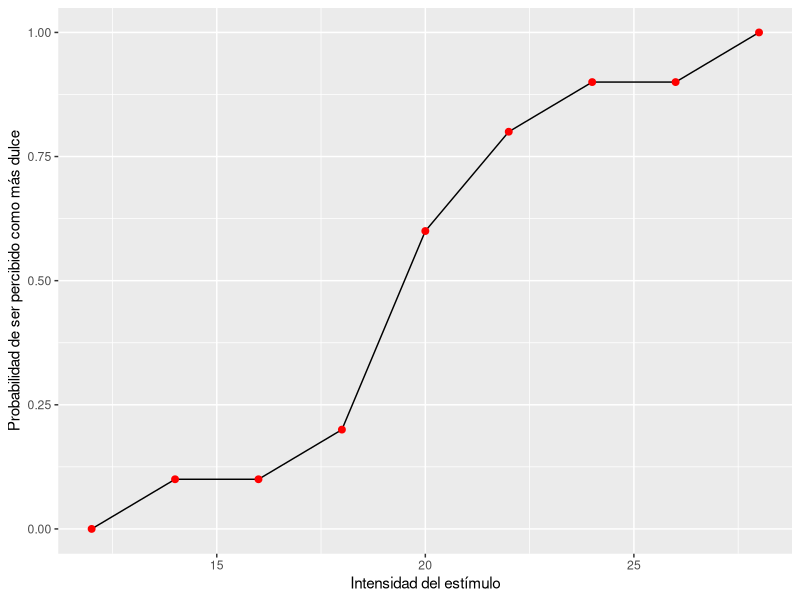

R code for this plot:
## ---- chunk 1
# Las librerías que necesitamos
libraries <- c("tidyverse","cowplot","quickpsy",
               "broom","knitr","circular")
knitr::opts_chunk$set(echo = F, warning = F)

# Cargamos las librerias que necesitamos, si no las tenemos, indicamos a R que las instale
invisible(
  lapply(
    libraries, function(x) {
      if(!require(x, character.only = T, quietly = T)) {
        install.packages(x)
        require(x, character.only = T, quietly = T)
      }
    }
  )
)
## ---- chunk 2
UD <- data_frame(I=seq(12,28,by=2),
               p_UD = c(0,0.1,0.1,0.2,0.6,0.8,0.9,0.9,1))

ggplot(UD,aes(I,p_UD)) + 
  geom_line() +
  geom_point(size = 2, color = "red") +
  labs(x = "Intensidad del estímulo", y = "Probabilidad de ser percibido como más dulce") 
## ---- chunk 3
logit_fun = function(p){
  return(log(p/(1-p)))
}


UD_summary_log <- UD %>%
  mutate(p_UD= ifelse(p_UD==0,0.01,ifelse(p_UD==1,0.99,p_UD))) %>%
  mutate(logit_p= logit_fun(p_UD))

knitr::kable(UD_summary_log, 
             digits = 2,
             col.names=c("Separacion","Probabiliad asociada","Probabilidad Logit"))
## ---- chunk 4

fit_UD <- data.frame(t(coef(lm(data = UD_summary_log, logit_p ~I))))
colnames(fit_UD) <- c("Intercepto","Pendiente")

fit_UD <- fit_UD %>%
  mutate(#PSE = -Intercepto/Pendiente,
         Q3 = (logit_fun(0.75)-Intercepto)/Pendiente,
         Q1 = (logit_fun(0.25)-Intercepto)/Pendiente,
         UD = (Q3 - Q1)/2)

knitr::kable(fit_UD, 
             digits = 2,
             col.names=c("Intercepto","Pendiente","Q3","Q1","Umbral Diferencial"))

